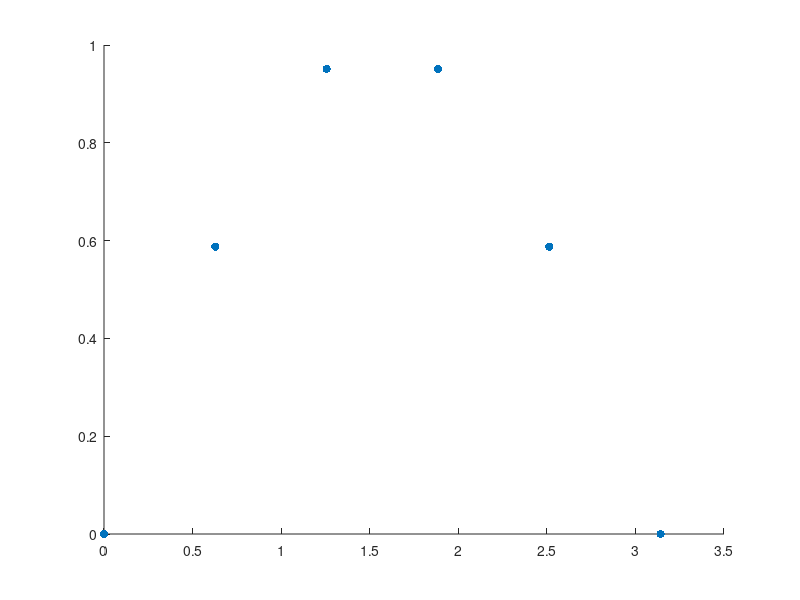

The MATLAB script that drew this image: (Note: this script raises an error after producing the figure.)
N = 5;
a = 0;
b = pi;

xval = linspace(0, pi, N+1);
f_fun = @sin;
yval = f_fun(xval);

%% Visualisation
figure(1);
scatter(xval, yval, 'fill');
hold on;
plot(x, S);
hold off;

%% Spline MATLAB
S_m = spline(xval, [1, yval, -1], x);
% S_m = spline(xval, yval, x);
figure(1);
hold on;
plot(x, S_m, ':k');
hold off;
legend('Data', 'Custom Spline', 'Matlab Spline', 'FontSize', 14)
